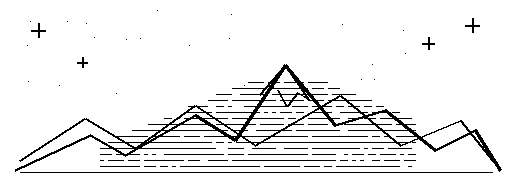

The Python source for this figure:

import random
from PIL import Image, ImageDraw

PRINTER = "/dev/usb/lp0"
W, H = 512, 190

def draw_mountains():
    random.seed(42)

    img = Image.new("1", (W, H), 1)
    d = ImageDraw.Draw(img)

    # Stars
    for x, y, size in [
        (38, 30, 7), (82, 62, 5),
        (428, 43, 6), (472, 25, 7)
    ]:
        d.line((x-size, y, x+size, y), fill=0, width=2)
        d.line((x, y-size, x, y+size), fill=0, width=2)

    for _ in range(22):
        x = random.randint(15, W-15)
        y = random.randint(10, 95)
        d.point((x, y), fill=0)

    # Distant mountain
    distant = [
        (20, 160), (85, 118), (135, 148),
        (195, 105), (255, 145),
        (340, 95), (400, 145),
        (460, 120), (492, 160)
    ]
    d.line(distant, fill=0, width=2)

    # Main mountain range
    peaks = [
        (15, 170), (90, 135), (125, 155),
        (195, 115), (235, 140),
        (285, 65), (335, 125),
        (385, 110), (435, 150),
        (475, 130), (500, 170)
    ]
    d.line(peaks, fill=0, width=3)

    # Horizontal engraved-style shading
    for y in range(82, 167, 6):
        for x in range(100, 415, 4):
            # Mountain-shaped shading envelope
            boundary = 65 + abs(x-285)*0.42
            if y > boundary and y < 170:
                if random.random() > 0.15:
                    d.line((x, y, x+3, y), fill=0)

    # Snowcap / ridge details
    d.line([
        (260, 94), (285, 65), (308, 99),
        (297, 93), (287, 106), (278, 90)
    ], fill=0, width=2)

    # Baseline
    d.line((20, 172, 492, 172), fill=0, width=1)

    return img

def to_escpos(img):
    img = img.convert("1")
    width, height = img.size
    row_bytes = (width + 7) // 8
    data = bytearray()

    for y in range(height):
        for xb in range(row_bytes):
            value = 0
            for bit in range(8):
                x = xb * 8 + bit
                if x < width and img.getpixel((x, y)) == 0:
                    value |= 0x80 >> bit
            data.append(value)

    return bytes([
        0x1D, 0x76, 0x30, 0x00,
        row_bytes & 255, row_bytes >> 8,
        height & 255, height >> 8
    ]) + data

img = draw_mountains()
img.save("mountains.png")

with open(PRINTER, "wb") as printer:
    printer.write(b"\x1b@")
    printer.write(b"\x1ba\x01")
    printer.write(to_escpos(img))
    printer.write(b"\n")
    printer.write(b"THE DAILY PRINT\n")
    printer.write(b"\n\n\n")
    printer.write(b"\x1dV\x00")

print("Mountain artwork printed!")
